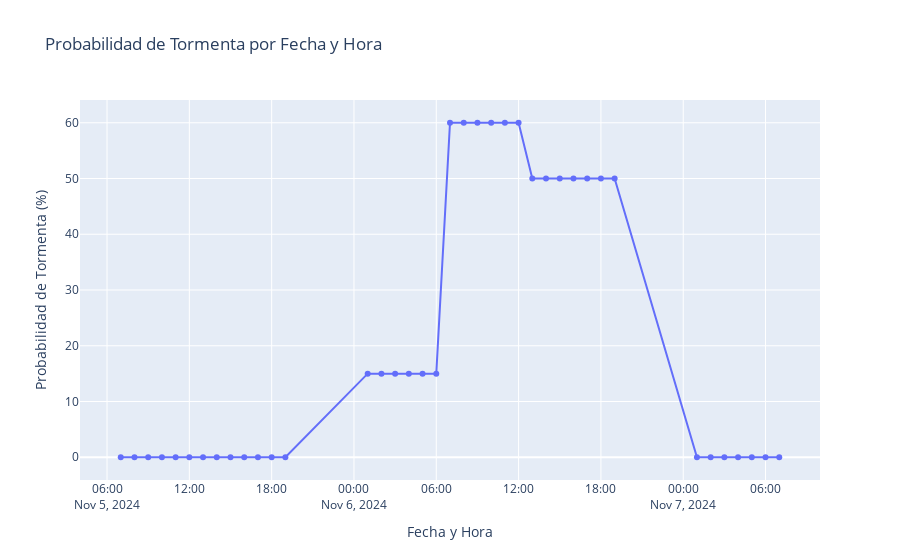

The notebook cell this image was saved under:
### Code cell
# Llamada a la función para graficar
plot_storm_chance(storm_probabilities)

### Figure 1 — Plotly figure (JSON) as saved in the notebook; plotly's stock layout.template omitted (floating-point values rounded to 4 significant figures)
{"data": [{"hovertemplate": "fecha_hora=%{x}<br>Probabilidad (%)=%{y}<extra></extra>", "legendgroup": "", "line": {"color": "#636efa", "dash": "solid"}, "marker": {"symbol": "circle"}, "mode": "lines+markers", "name": "", "orientation": "v", "showlegend": false, "type": "scatter", "x": ["2024-11-05T07:00:00", "2024-11-05T08:00:00", "2024-11-05T09:00:00", "2024-11-05T10:00:00", "2024-11-05T11:00:00", "2024-11-05T12:00:00", "2024-11-05T13:00:00", "2024-11-05T14:00:00", "2024-11-05T15:00:00", "2024-11-05T16:00:00", "2024-11-05T17:00:00", "2024-11-05T18:00:00", "2024-11-05T19:00:00", "2024-11-06T01:00:00", "2024-11-06T02:00:00", "2024-11-06T03:00:00", "2024-11-06T04:00:00", "2024-11-06T05:00:00", "2024-11-06T06:00:00", "2024-11-06T07:00:00", "2024-11-06T08:00:00", "2024-11-06T09:00:00", "2024-11-06T10:00:00", "2024-11-06T11:00:00", "2024-11-06T12:00:00", "2024-11-06T13:00:00", "2024-11-06T14:00:00", "2024-11-06T15:00:00", "2024-11-06T16:00:00", "2024-11-06T17:00:00", "2024-11-06T18:00:00", "2024-11-06T19:00:00", "2024-11-07T01:00:00", "2024-11-07T02:00:00", "2024-11-07T03:00:00", "2024-11-07T04:00:00", "2024-11-07T05:00:00", "2024-11-07T06:00:00", "2024-11-07T07:00:00"], "xaxis": "x", "y": [0, 0, 0, 0, 0, 0, 0, 0, 0, 0, 0, 0, 0, 15, 15, 15, 15, 15, 15, 60, 60, 60, 60, 60, 60, 50, 50, 50, 50, 50, 50, 50, 0, 0, 0, 0, 0, 0, 0], "yaxis": "y"}], "layout": {"legend": {"tracegroupgap": 0}, "title": {"text": "Probabilidad de Tormenta por Fecha y Hora"}, "xaxis": {"anchor": "y", "domain": [0, 1], "title": {"text": "Fecha y Hora"}}, "yaxis": {"anchor": "x", "domain": [0, 1], "title": {"text": "Probabilidad de Tormenta (%)"}}}}
